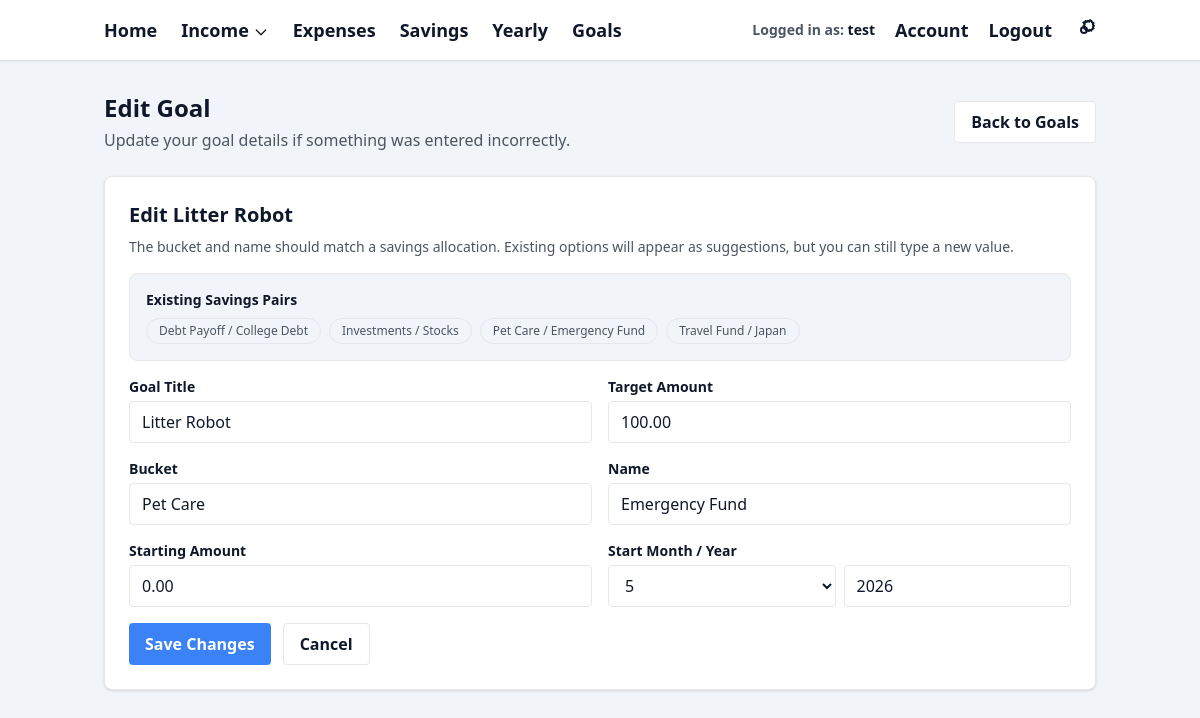
The page /goals/3/edit (signed in) on the database as committed earlier.
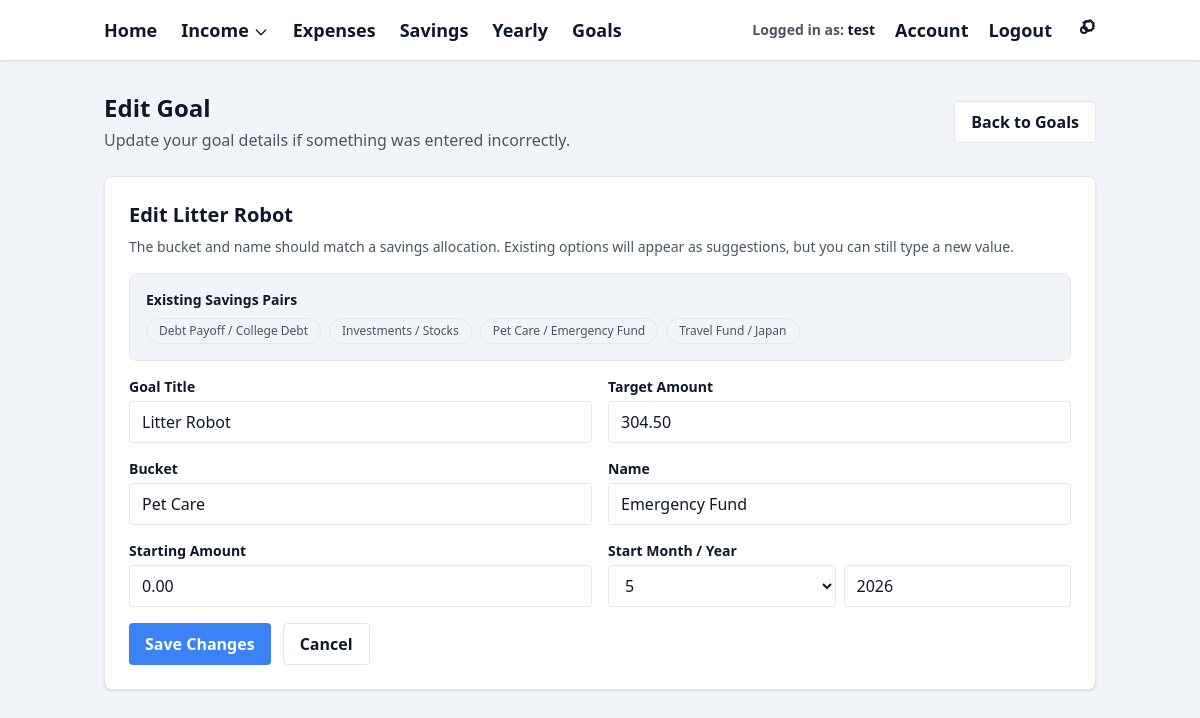
The same page on the database as committed later.
### models.py (models this page shows)
class User(db.Model):
    id = db.Column(db.Integer, primary_key=True)
    email = db.Column(db.String(255), unique=True, nullable=False)
    display_name = db.Column(db.String(100), nullable=True)
    password_hash = db.Column(db.String(255), nullable=True)
    created_at = db.Column(db.DateTime, default=datetime.utcnow)

class Goal(db.Model):
    id = db.Column(db.Integer, primary_key=True)
    user_id = db.Column(db.Integer, db.ForeignKey("user.id"), nullable=False)
    title = db.Column(db.String(120), nullable=False)
    bucket = db.Column(db.String(120), nullable=False)
    name = db.Column(db.String(120), nullable=False)
    target_amount = db.Column(db.Float, nullable=False)
    starting_amount = db.Column(db.Float, default=0.0)
    start_year = db.Column(db.Integer, nullable=False)
    start_month = db.Column(db.Integer, nullable=False)
    is_active = db.Column(db.Boolean, default=True)
    created_at = db.Column(db.DateTime, default=datetime.utcnow)

class SavingsAllocation(db.Model):
    id = db.Column(db.Integer, primary_key=True)
    user_id = db.Column(db.Integer, db.ForeignKey("user.id"), nullable=False)
    year = db.Column(db.Integer, nullable=False)
    month = db.Column(db.Integer, nullable=False)
    bucket = db.Column(db.String(64), nullable=True)
    name = db.Column(db.String(255), nullable=True)
    percent = db.Column(db.Float, nullable=False, default=0.0)
    created_at = db.Column(db.DateTime, default=datetime.utcnow)
    updated_at = db.Column(db.DateTime, nullable=True)
    deleted_at = db.Column(db.DateTime, nullable=True)
    is_active = db.Column(db.Boolean, default=True, nullable=False)
    user = db.relationship("User", backref=db.backref("savings_allocations", lazy=True))

### app.py (the view, shortened to what this page needs)
    @app.route("/goals/<int:goal_id>/edit", methods=["GET", "POST"])
    @login_required
    def edit_goal(goal_id):
        user = get_current_user()
        goal = (
            Goal.query
            .filter_by(
                id=goal_id,
                user_id=user.id,
                is_active=True,
            )
            .first_or_404()
        )
        goal_form_options = get_goal_form_options(user)
        return render_template(
            "goals/edit.html",
            goal=goal,
            current_year=date.today().year,
            current_month=date.today().month,
            goal_bucket_options=goal_form_options["bucket_options"],
            goal_name_options=goal_form_options["name_options"],
            goal_bucket_name_pairs=goal_form_options["bucket_name_pairs"],
            goal_names_by_bucket=goal_form_options["names_by_bucket"],
        )

### templates/goals/edit.html (shortened to what this page needs)
{% extends "base.html" %}
{% block content %}
<div class="flex flex-col sm:flex-row sm:items-center sm:justify-between gap-4 mb-6">
  <div>
    <h2 class="text-2xl font-bold" style="color: var(--color-text);">
      Edit Goal
    </h2>
    <p class="mt-1" style="color: var(--color-text-secondary);">
      Update your goal details if something was entered incorrectly.
    </p>
  </div>
  <a
    href="{{ url_for('goals') }}"
    class="px-4 py-2 rounded font-semibold"
    style="
      background-color: var(--color-card-bg);
      border: 1px solid var(--color-border);
      color: var(--color-text);
    "
  >
    Back to Goals
  </a>
</div>
<div class="shadow rounded-lg p-6"
     style="background-color: var(--color-card-bg); border: 1px solid var(--color-border);">
  <h3 class="text-xl font-semibold mb-2" style="color: var(--color-text);">
    Edit {{ goal.title }}
  </h3>
  <p class="text-sm mb-4" style="color: var(--color-text-secondary);">
    The bucket and name should match a savings allocation. Existing options will appear as suggestions,
    but you can still type a new value.
  </p>
  {% if goal_bucket_name_pairs %}
    <div class="rounded-lg p-4 mb-4"
         style="border: 1px solid var(--color-border); background-color: var(--color-bg);">
      <h4 class="text-sm font-semibold mb-2" style="color: var(--color-text);">
        Existing Savings Pairs
      </h4>
      <div class="flex flex-wrap gap-2">
        {% for pair in goal_bucket_name_pairs %}
          <span
            class="text-xs rounded-full px-3 py-1"
            style="
              border: 1px solid var(--color-border);
              color: var(--color-text-secondary);
            "
          >
            {{ pair.label }}
          </span>
        {% endfor %}
      </div>
    </div>
  {% endif %}
  <form method="POST" action="{{ url_for('edit_goal', goal_id=goal.id) }}" class="grid grid-cols-1 md:grid-cols-2 gap-4">
    <div>
      <label class="block text-sm font-semibold mb-1" style="color: var(--color-text);">
        Goal Title
      </label>
      <input
        type="text"
        name="title"
        value="{{ goal.title }}"
        required
        class="w-full rounded px-3 py-2"
        style="
          background-color: var(--color-input-bg);
          border: 1px solid var(--color-border);
          color: var(--color-text);
        "
      >
    </div>
    <div>
      <label class="block text-sm font-semibold mb-1" style="color: var(--color-text);">
        Target Amount
      </label>
      <input
        type="number"
        step="0.01"
        min="0.01"
        name="target_amount"
        value="{{ "%.2f"|format(goal.target_amount) }}"
        required
        class="w-full rounded px-3 py-2"
        style="
          background-color: var(--color-input-bg);
          border: 1px solid var(--color-border);
          color: var(--color-text);
        "
      >
    </div>
    <div>
      <label class="block text-sm font-semibold mb-1" style="color: var(--color-text);">
        Bucket
      </label>
      <input
        id="goalBucketInput"
        type="text"
        name="bucket"
        list="goal-bucket-options"
        value="{{ goal.bucket }}"
        required
        class="w-full rounded px-3 py-2"
        style="
          background-color: var(--color-input-bg);
          border: 1px solid var(--color-border);
          color: var(--color-text);
        "
      >
    </div>
    <div>
      <label class="block text-sm font-semibold mb-1" style="color: var(--color-text);">
        Name
      </label>
      <input
        id="goalNameInput"
        type="text"
        name="name"
        list="goal-name-options"
        value="{{ goal.name }}"
        required
        class="w-full rounded px-3 py-2"
        style="
          background-color: var(--color-input-bg);
          border: 1px solid var(--color-border);
          color: var(--color-text);
        "
      >
    </div>
    <div>
      <label class="block text-sm font-semibold mb-1" style="color: var(--color-text);">
        Starting Amount
      </label>
      <input
        type="number"
        step="0.01"
        min="0"
        name="starting_amount"
        value="{{ "%.2f"|format(goal.starting_amount or 0) }}"
        class="w-full rounded px-3 py-2"
        style="
          background-color: var(--color-input-bg);
          border: 1px solid var(--color-border);
          color: var(--color-text);
        "
      >
    </div>
    <div>
      <label class="block text-sm font-semibold mb-1" style="color: var(--color-text);">
        Start Month / Year
      </label>
      <div class="grid grid-cols-2 gap-2">
        <select
          name="start_month"
          class="rounded px-3 py-2"
          style="
            background-color: var(--color-input-bg);
            border: 1px solid var(--color-border);
            color: var(--color-text);
          "
        >
          {% for month_number in range(1, 13) %}
            <option value="{{ month_number }}" {% if month_number == goal.start_month %}selected{% endif %}>
              {{ month_number }}
            </option>
          {% endfor %}
        </select>
        <input
          type="number"
          name="start_year"
          value="{{ goal.start_year }}"
          class="rounded px-3 py-2"
          style="
            background-color: var(--color-input-bg);
            border: 1px solid var(--color-border);
            color: var(--color-text);
          "
        >
      </div>
    </div>
    <div class="md:col-span-2 flex gap-3">
      <button
        type="submit"
        class="px-4 py-2 rounded font-semibold"
        style="background-color: var(--color-primary); color: white;"
      >
        Save Changes
      </button>
      <a
        href="{{ url_for('goals') }}"
        class="px-4 py-2 rounded font-semibold"
        style="
          background-color: var(--color-card-bg);
          border: 1px solid var(--color-border);
          color: var(--color-text);
        "
      >
        Cancel
      </a>
    </div>
  </form>
</div>
{% endblock %}

### templates/base.html (shortened to what this page needs)
<!DOCTYPE html>
<html lang="en">
<head>
    <script src="https://cdn.tailwindcss.com"></script>
</head>
<body class="text-gray-800">
    <nav class="shadow mb-8" style="background-color: var(--color-navbar-bg);">
        <div class="max-w-5xl mx-auto px-4 py-4 flex items-center justify-between text-lg font-semibold">
            <div class="flex gap-6 items-center">
                <a href="{{ url_for('home') }}" class="nav-link">
                    Home
                </a>
                {% if session.get("user_id") %}
                    <div x-data="{ open: false }" class="relative">
                        <button
                            @click="open = !open"
                            @click.away="open = false"
                            class="nav-link flex items-center gap-1"
                        >
                            Income
                            <svg class="w-4 h-4 mt-1"
                                 fill="none"
                                 stroke="currentColor"
                                 stroke-width="2"
                                 viewBox="0 0 24 24">
                                <path
                                    stroke-linecap="round"
                                    stroke-linejoin="round"
                                    d="M19 9l-7 7-7-7"
                                />
                            </svg>
                        </button>
                    </div>
                    <a href="{{ url_for('expenses_view_redirect') }}"
                       class="nav-link">
                        Expenses
                    </a>
                    <a href="{{ url_for('savings_view_redirect') }}"
                       class="nav-link">
                        Savings
                    </a>
                    <a href="{{ url_for('yearly') }}" class="nav-link">
                        Yearly
                    </a>
                    <a href="{{ url_for('goals') }}" class="nav-link">
                        Goals
                    </a>
                {% endif %}
            </div>
            <div class="flex items-center gap-5">
                {% if session.get("user_id") %}
                    <div class="text-sm hidden sm:block"
                         style="color: var(--color-text-secondary);">
                        Logged in as:
                        <span style="color: var(--color-text); font-weight: 600;">
                            {{ session.get("display_name") or session.get("user_email") }}
                        </span>
                    </div>
                    <a href="{{ url_for('account') }}"
                        class="nav-link">
                        Account
                    </a>
                    <a href="{{ url_for('logout') }}"
                       class="nav-link">
                        Logout
                    </a>
                    <a href="{{ url_for('settings') }}"
                       class="nav-link"
                       title="Settings">
                    </a>
                {% endif %}
            </div>
        </div>
    </nav>
    <div class="max-w-5xl mx-auto px-4">
        {% block content %}
        {% endblock %}
    </div>
</body>
</html>

### templates/base.html (style rules this page uses)
:root { --color-bg: #f1f5f9; --color-navbar-bg: #ffffff; --color-card-bg: #ffffff; --color-border: #e5e7eb; --color-input-bg: #ffffff; --color-text: #0f172a; --color-text-secondary: #4b5563; --color-primary: #3b82f6; --color-primary-hover: #2563eb; --color-accent: #93c5fd; --color-success: #22c55e; --color-error: #ef4444; --color-warning: #f59e0b; }
body { background-color: var(--color-bg); color: var(--color-text); }
.nav-link { color: var(--color-text); }

Rows that differ between the two databases and show on the page:
changed Goal "Litter Robot": target_amount "100.00" → "304.50"
